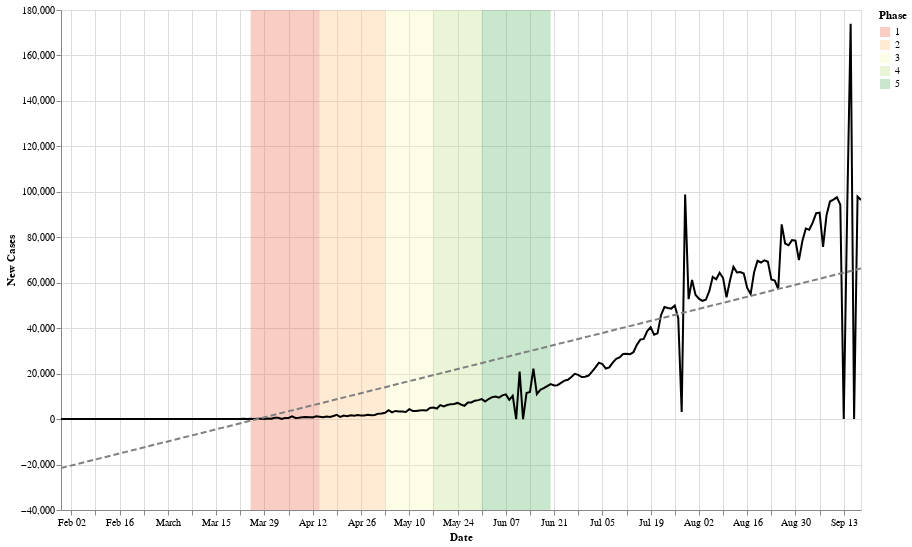

The code cell stored with this chart in its notebook:
### Code cell
data = country_level
state = alt.Chart(data[(data['Country'] == 'India')]).mark_line(color='black').encode(
    alt.X('Date:T', axis=alt.Axis(title='Date')),
    alt.Y('Confirmed_New:Q', axis=alt.Axis(title='New Cases'))
)
reg = state.transform_regression("Date", "Confirmed_New", method="linear").mark_line(color='grey', strokeDash=[6,3])

marks = pd.DataFrame([
    {"Phase": "1", "start": "03-25-2020", "end": "04-14-2020"},
    {"Phase": "2", "start": "04-14-2020", "end": "05-03-2020"},
    {"Phase": "3", "start": "05-03-2020", "end": "05-17-2020"},
    {"Phase": "4", "start": "05-17-2020", "end": "05-31-2020"},
    {"Phase": "5", "start": "05-31-2020", "end": "06-20-2020"},
])
rect = alt.Chart(marks).mark_rect(opacity=0.3).encode(x='start:T', x2='end:T', color=alt.Color('Phase:N', scale=alt.Scale(scheme='redyellowgreen')))

(rect+state+reg).properties(width=800, height=500).interactive()

### Figure 1 — Vega-Lite specification as saved in the notebook (floating-point values rounded to 4 significant figures; data arrays with more than 128 entries replaced by an {"elided": "..."} marker saying what was removed)
{"config": {"view": {"continuousWidth": 400, "continuousHeight": 300}}, "layer": [{"data": {"name": "data-bba7f9187f3bbc95bc37de59f384007c"}, "mark": {"type": "rect", "opacity": 0.3}, "encoding": {"color": {"type": "nominal", "field": "Phase", "scale": {"scheme": "redyellowgreen"}}, "x": {"type": "temporal", "field": "start"}, "x2": {"field": "end"}}, "selection": {"selector009": {"type": "interval", "bind": "scales", "encodings": ["x", "y"]}}}, {"data": {"name": "data-33a9639f89e3d14220265bfe46627fa4"}, "mark": {"type": "line", "color": "black"}, "encoding": {"x": {"type": "temporal", "axis": {"title": "Date"}, "field": "Date"}, "y": {"type": "quantitative", "axis": {"title": "New Cases"}, "field": "Confirmed_New"}}}, {"data": {"name": "data-33a9639f89e3d14220265bfe46627fa4"}, "mark": {"type": "line", "color": "grey", "strokeDash": [6, 3]}, "encoding": {"x": {"type": "temporal", "axis": {"title": "Date"}, "field": "Date"}, "y": {"type": "quantitative", "axis": {"title": "New Cases"}, "field": "Confirmed_New"}}, "transform": [{"on": "Date", "regression": "Confirmed_New", "method": "linear"}]}], "height": 500, "width": 800, "$schema": "https://vega.github.io/schema/vega-lite/v4.0.2.json", "datasets": {"data-bba7f9187f3bbc95bc37de59f384007c": [{"Phase": "1", "start": "03-25-2020", "end": "04-14-2020"}, {"Phase": "2", "start": "04-14-2020", "end": "05-03-2020"}, {"Phase": "3", "start": "05-03-2020", "end": "05-17-2020"}, {"Phase": "4", "start": "05-17-2020", "end": "05-31-2020"}, {"Phase": "5", "start": "05-31-2020", "end": "06-20-2020"}], "data-33a9639f89e3d14220265bfe46627fa4": {"elided": "233 records"}}}
